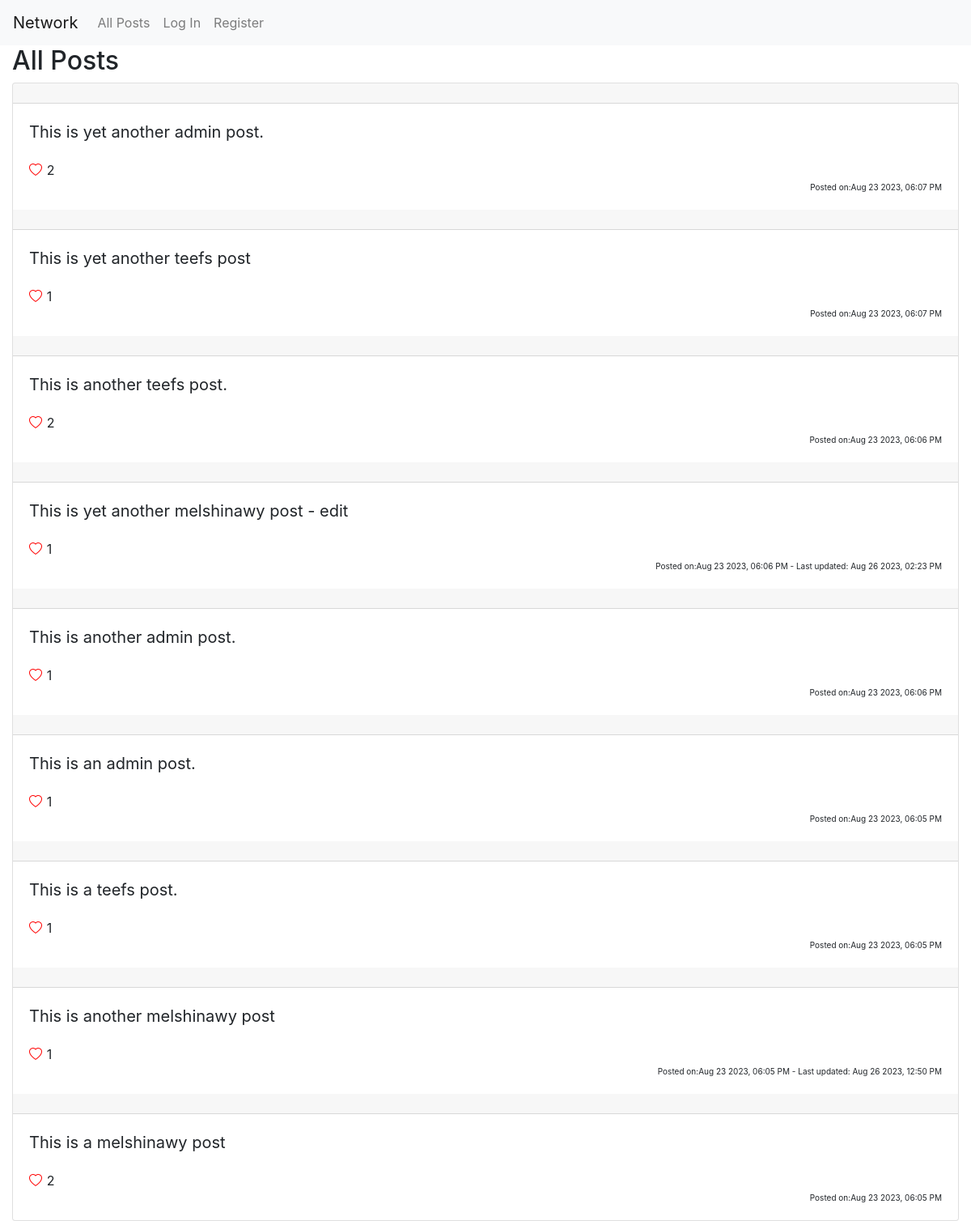
The page / on the database its author committed.
### network/models.py (models this page shows)
class Post(models.Model):
    content = models.TextField()
    user = models.ForeignKey('User', on_delete=models.CASCADE, related_name='posts')
    timestamp = models.DateTimeField(auto_now_add=True)
    likes = models.ManyToManyField('User')
    last_update = models.DateTimeField(null=True, blank=True)
    def serialize(self):
        return {
            "id": self.id,
            "poster": self.user.username,
            "poster_id": self.user.id,
            "timestamp": self.timestamp.strftime("%b %d %Y, %I:%M %p"),
            "content": self.content,
            "likes": self.likes.count(),
            "likers": [user.id for user in self.likes.all()],
            "last_update": None if self.last_update is None else self.last_update.strftime("%b %d %Y, %I:%M %p")
        }

### network/views.py (the view)
# urls.py: path("", views.index, name="index"),
def index(request):
    if request.method == 'GET':
        posts = Post.objects.all()
        serialized_posts = [post.serialize() for post in posts]
        return render(request, "network/index.html", {
            'posts': serialized_posts
        })
    elif request.method == 'POST':
        new_post = Post(content=request.POST['new-post'], user=User.objects.get(pk=request.user.id))
        new_post.save()
        return HttpResponseRedirect(reverse('index'))

### network/templates/network/index.html (shortened to what this page needs)
{% extends "network/layout.html" %}
{% load static %}
{% block body %}
    <div class="container-fluid">
        <h2>All Posts</h2>
        <div class="card">
            {% for post in posts reversed %}
                <div class="card-header">
                </div>
                <div class="card-body">
                    <blockquote class="blockquote mb-0">
                        <p>{{ post.content }}</p>
                        {% if user.id in post.likers %}
                        <i class="bi bi-heart-fill h6"></i>
                        {% else %}
                            <i class="bi bi-heart h6"></i>
                        {% endif %}
                        <small> {{ post.likes }}</small><br>
                        <footer class="footer">Posted on:{{ post.timestamp }}
                            {% if post.last_update %}
                                - Last updated: {{ post.last_update }}
                            {% endif %}
                        </footer>
                    </blockquote>
                </div>
            {% endfor %}
        </div>
    </div>
{% endblock %}

### network/templates/network/layout.html (shortened to what this page needs)
{% load static %}
<!DOCTYPE html>
<html lang="en">
    <head>
        <link rel="stylesheet" href="https://stackpath.bootstrapcdn.com/bootstrap/4.4.1/css/bootstrap.min.css">
        <link rel="stylesheet" href="https://fastly.jsdelivr.net/npm/bootstrap-icons@1.10.5/font/bootstrap-icons.css">
        <link href="{% static 'network/styles.css' %}" rel="stylesheet">
    </head>
    <body>
        <nav class="navbar navbar-expand-lg navbar-light bg-light">
            <a class="navbar-brand" href="{% url 'index' %}">Network</a>
            <div>
              <ul class="navbar-nav mr-auto">
                <li class="nav-item">
                  <a class="nav-link" href="{% url 'index' %}">All Posts</a>
                </li>
                {% if user.is_authenticated %}
                    <li class="nav-item">
                        <a class="nav-link" href="{% url 'following' %}">Following</a>
                    </li>
                    <li class="nav-item">
                        <a class="nav-link" href="{% url 'logout' %}">Log Out</a>
                    </li>
                {% else %}
                    <li class="nav-item">
                        <a class="nav-link" href="{% url 'login' %}">Log In</a>
                    </li>
                    <li class="nav-item">
                        <a class="nav-link" href="{% url 'register' %}">Register</a>
                    </li>
                {% endif %}
              </ul>
            </div>
          </nav>
        <div class="body">
            {% block body %}
            {% endblock %}
        </div>
    </body>
</html>

### network/static/network/styles.css (style rules this page uses)
.bi { color: red; }
.footer { font-size: 10px; text-align: right; }
small { margin: 0px; font-size: 16px; }

### rows shown on the page
Post: content "This is yet another admin post."
Post: content "This is yet another teefs post"
Post: content "This is another teefs post."
Post: content "This is yet another melshinawy post - edit"
Post: content "This is another admin post."
Post: content "This is an admin post."
Post: content "This is a teefs post."
Post: content "This is another melshinawy post"
Post: content "This is a melshinawy post"

### other values the page prints
{{ post.likes }} "2" "1" "2" "1" "1" "1" "1" "1" "2"
{{ post.timestamp }} "Aug 23 2023, 06:07 PM" "Aug 23 2023, 06:07 PM" "Aug 23 2023, 06:06 PM" "Aug 23 2023, 06:06 PM" "Aug 23 2023, 06:06 PM" "Aug 23 2023, 06:05 PM" "Aug 23 2023, 06:05 PM" "Aug 23 2023, 06:05 PM" "Aug 23 2023, 06:05 PM"
{{ post.last_update }} "Aug 26 2023, 02:23 PM" "Aug 26 2023, 12:50 PM"
